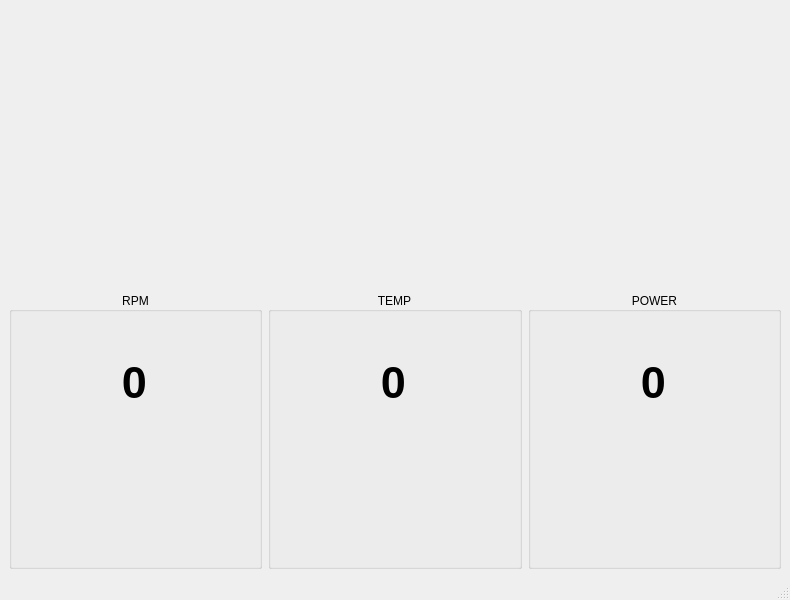
<?xml version="1.0" encoding="UTF-8"?>
<ui version="4.0">
 <class>MainWindow</class>
 <widget class="QMainWindow" name="MainWindow">
  <property name="geometry">
   <rect>
    <x>0</x>
    <y>0</y>
    <width>790</width>
    <height>600</height>
   </rect>
  </property>
  <property name="windowTitle">
   <string>MainWindow</string>
  </property>
  <widget class="QWidget" name="centralwidget">
   <layout class="QVBoxLayout" name="verticalLayout">
    <item>
     <widget class="QWidget" name="chartContainer" native="true">
      <property name="font">
       <font>
        <pointsize>15</pointsize>
       </font>
      </property>
     </widget>
    </item>
    <item>
     <layout class="QHBoxLayout" name="horizontalLayout">
      <item>
       <widget class="QGroupBox" name="rpmCard">
        <property name="title">
         <string>RPM</string>
        </property>
        <property name="alignment">
         <set>Qt::AlignmentFlag::AlignCenter</set>
        </property>
        <widget class="QLabel" name="rpmLabel">
         <property name="geometry">
          <rect>
           <x>10</x>
           <y>50</y>
           <width>231</width>
           <height>81</height>
          </rect>
         </property>
         <property name="font">
          <font>
           <pointsize>34</pointsize>
           <bold>true</bold>
          </font>
         </property>
         <property name="text">
          <string>0</string>
         </property>
         <property name="alignment">
          <set>Qt::AlignmentFlag::AlignCenter</set>
         </property>
        </widget>
       </widget>
      </item>
      <item>
       <widget class="QGroupBox" name="tempCard">
        <property name="title">
         <string>TEMP</string>
        </property>
        <property name="alignment">
         <set>Qt::AlignmentFlag::AlignCenter</set>
        </property>
        <widget class="QLabel" name="tempLabel">
         <property name="geometry">
          <rect>
           <x>10</x>
           <y>50</y>
           <width>231</width>
           <height>81</height>
          </rect>
         </property>
         <property name="font">
          <font>
           <pointsize>34</pointsize>
           <bold>true</bold>
          </font>
         </property>
         <property name="text">
          <string>0</string>
         </property>
         <property name="alignment">
          <set>Qt::AlignmentFlag::AlignCenter</set>
         </property>
        </widget>
       </widget>
      </item>
      <item>
       <widget class="QGroupBox" name="powerCard">
        <property name="minimumSize">
         <size>
          <width>0</width>
          <height>150</height>
         </size>
        </property>
        <property name="title">
         <string>POWER</string>
        </property>
        <property name="alignment">
         <set>Qt::AlignmentFlag::AlignCenter</set>
        </property>
        <widget class="QLabel" name="powerLabel">
         <property name="geometry">
          <rect>
           <x>10</x>
           <y>50</y>
           <width>231</width>
           <height>81</height>
          </rect>
         </property>
         <property name="font">
          <font>
           <pointsize>34</pointsize>
           <bold>true</bold>
          </font>
         </property>
         <property name="text">
          <string>0</string>
         </property>
         <property name="alignment">
          <set>Qt::AlignmentFlag::AlignCenter</set>
         </property>
        </widget>
       </widget>
      </item>
     </layout>
    </item>
   </layout>
  </widget>
  <widget class="QStatusBar" name="statusbar"/>
 </widget>
 <resources/>
 <connections/>
</ui>
